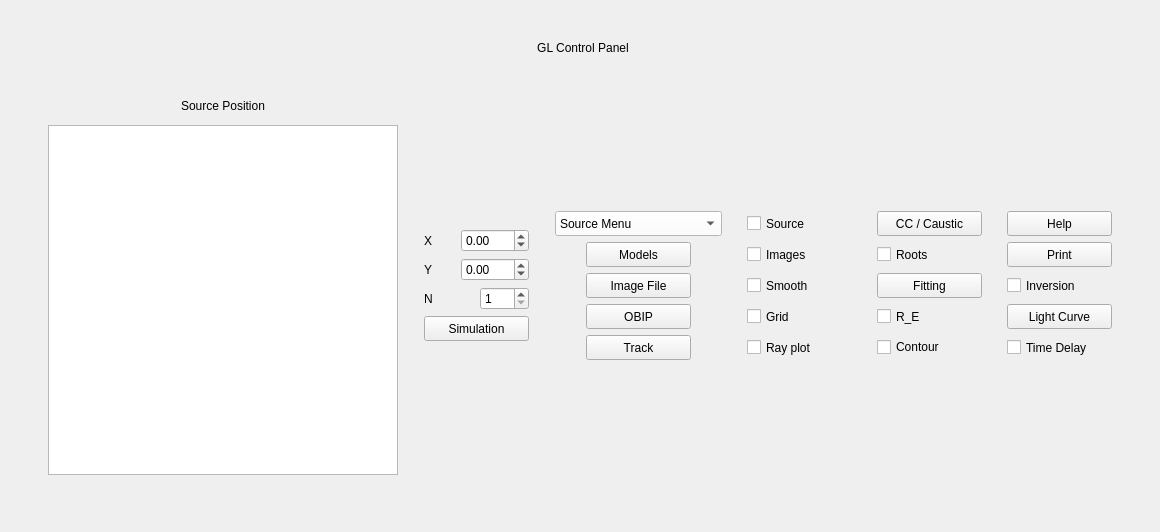
<?xml version="1.0" encoding="UTF-8"?>
<ui version="4.0">
 <class>MainWindow</class>
 <widget class="QMainWindow" name="MainWindow">
  <property name="geometry">
   <rect>
    <x>0</x>
    <y>0</y>
    <width>1160</width>
    <height>532</height>
   </rect>
  </property>
  <property name="sizePolicy">
   <sizepolicy hsizetype="Preferred" vsizetype="Preferred">
    <horstretch>0</horstretch>
    <verstretch>0</verstretch>
   </sizepolicy>
  </property>
  <property name="windowTitle">
   <string>GL Control Panel</string>
  </property>
  <widget class="QWidget" name="centralwidget">
   <layout class="QGridLayout" name="gridLayout_2">
    <item row="1" column="1">
     <spacer name="verticalSpacer_8">
      <property name="orientation">
       <enum>Qt::Vertical</enum>
      </property>
      <property name="sizeHint" stdset="0">
       <size>
        <width>20</width>
        <height>40</height>
       </size>
      </property>
     </spacer>
    </item>
    <item row="0" column="0">
     <spacer name="horizontalSpacer_5">
      <property name="orientation">
       <enum>Qt::Horizontal</enum>
      </property>
      <property name="sizeHint" stdset="0">
       <size>
        <width>40</width>
        <height>20</height>
       </size>
      </property>
     </spacer>
    </item>
    <item row="0" column="1">
     <layout class="QFormLayout" name="formLayout">
      <item row="0" column="1">
       <spacer name="verticalSpacer_7">
        <property name="orientation">
         <enum>Qt::Vertical</enum>
        </property>
        <property name="sizeHint" stdset="0">
         <size>
          <width>20</width>
          <height>40</height>
         </size>
        </property>
       </spacer>
      </item>
      <item row="1" column="1">
       <widget class="QLabel" name="label_5">
        <property name="text">
         <string>&lt;html&gt;&lt;head/&gt;&lt;body&gt;&lt;p align=&quot;center&quot;&gt;GL Control Panel&lt;/p&gt;&lt;/body&gt;&lt;/html&gt;</string>
        </property>
       </widget>
      </item>
      <item row="2" column="0" colspan="2">
       <layout class="QHBoxLayout" name="horizontalLayout_5">
        <item>
         <layout class="QVBoxLayout" name="verticalLayout_2">
          <item>
           <spacer name="verticalSpacer_5">
            <property name="orientation">
             <enum>Qt::Vertical</enum>
            </property>
            <property name="sizeHint" stdset="0">
             <size>
              <width>20</width>
              <height>40</height>
             </size>
            </property>
           </spacer>
          </item>
          <item>
           <widget class="QLabel" name="label_4">
            <property name="sizePolicy">
             <sizepolicy hsizetype="Preferred" vsizetype="Fixed">
              <horstretch>0</horstretch>
              <verstretch>0</verstretch>
             </sizepolicy>
            </property>
            <property name="minimumSize">
             <size>
              <width>0</width>
              <height>25</height>
             </size>
            </property>
            <property name="toolTip">
             <UInt>0</UInt>
            </property>
            <property name="text">
             <string>&lt;html&gt;&lt;head/&gt;&lt;body&gt;&lt;p align=&quot;center&quot;&gt;Source Position&lt;/p&gt;&lt;/body&gt;&lt;/html&gt;</string>
            </property>
           </widget>
          </item>
          <item>
           <widget class="QGraphicsView" name="graphicsView">
            <property name="minimumSize">
             <size>
              <width>350</width>
              <height>350</height>
             </size>
            </property>
            <property name="maximumSize">
             <size>
              <width>350</width>
              <height>350</height>
             </size>
            </property>
           </widget>
          </item>
          <item>
           <spacer name="verticalSpacer_6">
            <property name="orientation">
             <enum>Qt::Vertical</enum>
            </property>
            <property name="sizeHint" stdset="0">
             <size>
              <width>20</width>
              <height>40</height>
             </size>
            </property>
           </spacer>
          </item>
         </layout>
        </item>
        <item>
         <spacer name="horizontalSpacer_2">
          <property name="orientation">
           <enum>Qt::Horizontal</enum>
          </property>
          <property name="sizeType">
           <enum>QSizePolicy::Fixed</enum>
          </property>
          <property name="sizeHint" stdset="0">
           <size>
            <width>20</width>
            <height>20</height>
           </size>
          </property>
         </spacer>
        </item>
        <item>
         <layout class="QHBoxLayout" name="horizontalLayout_4">
          <item>
           <layout class="QGridLayout" name="gridLayout_3">
            <item row="0" column="0">
             <spacer name="verticalSpacer_2">
              <property name="orientation">
               <enum>Qt::Vertical</enum>
              </property>
              <property name="sizeHint" stdset="0">
               <size>
                <width>20</width>
                <height>40</height>
               </size>
              </property>
             </spacer>
            </item>
            <item row="1" column="0">
             <layout class="QHBoxLayout" name="horizontalLayout">
              <item>
               <widget class="QLabel" name="label">
                <property name="text">
                 <string>X</string>
                </property>
               </widget>
              </item>
              <item>
               <widget class="QDoubleSpinBox" name="XSpBox">
                <property name="accelerated">
                 <bool>true</bool>
                </property>
                <property name="minimum">
                 <double>-999.000000000000000</double>
                </property>
                <property name="maximum">
                 <double>999.000000000000000</double>
                </property>
                <property name="singleStep">
                 <double>0.010000000000000</double>
                </property>
               </widget>
              </item>
             </layout>
            </item>
            <item row="2" column="0">
             <layout class="QHBoxLayout" name="horizontalLayout_2">
              <item>
               <widget class="QLabel" name="label_2">
                <property name="text">
                 <string>Y</string>
                </property>
               </widget>
              </item>
              <item>
               <widget class="QDoubleSpinBox" name="YSpBox">
                <property name="accelerated">
                 <bool>true</bool>
                </property>
                <property name="minimum">
                 <double>-999.000000000000000</double>
                </property>
                <property name="maximum">
                 <double>999.000000000000000</double>
                </property>
                <property name="singleStep">
                 <double>0.010000000000000</double>
                </property>
               </widget>
              </item>
             </layout>
            </item>
            <item row="3" column="0">
             <layout class="QHBoxLayout" name="horizontalLayout_3">
              <item>
               <widget class="QLabel" name="label_3">
                <property name="text">
                 <string>N</string>
                </property>
               </widget>
              </item>
              <item>
               <widget class="QSpinBox" name="NSpBox">
                <property name="accelerated">
                 <bool>true</bool>
                </property>
                <property name="minimum">
                 <number>1</number>
                </property>
                <property name="maximum">
                 <number>10</number>
                </property>
               </widget>
              </item>
             </layout>
            </item>
            <item row="4" column="0">
             <widget class="QPushButton" name="SimulationBtn">
              <property name="sizePolicy">
               <sizepolicy hsizetype="Minimum" vsizetype="Minimum">
                <horstretch>0</horstretch>
                <verstretch>0</verstretch>
               </sizepolicy>
              </property>
              <property name="minimumSize">
               <size>
                <width>105</width>
                <height>25</height>
               </size>
              </property>
              <property name="maximumSize">
               <size>
                <width>105</width>
                <height>25</height>
               </size>
              </property>
              <property name="text">
               <string>Simulation</string>
              </property>
             </widget>
            </item>
            <item row="5" column="0">
             <spacer name="verticalSpacer">
              <property name="orientation">
               <enum>Qt::Vertical</enum>
              </property>
              <property name="sizeHint" stdset="0">
               <size>
                <width>20</width>
                <height>40</height>
               </size>
              </property>
             </spacer>
            </item>
           </layout>
          </item>
          <item>
           <spacer name="horizontalSpacer">
            <property name="orientation">
             <enum>Qt::Horizontal</enum>
            </property>
            <property name="sizeType">
             <enum>QSizePolicy::Fixed</enum>
            </property>
            <property name="sizeHint" stdset="0">
             <size>
              <width>20</width>
              <height>20</height>
             </size>
            </property>
           </spacer>
          </item>
          <item>
           <layout class="QGridLayout" name="gridLayout">
            <property name="sizeConstraint">
             <enum>QLayout::SetDefaultConstraint</enum>
            </property>
            <property name="leftMargin">
             <number>0</number>
            </property>
            <property name="topMargin">
             <number>25</number>
            </property>
            <property name="rightMargin">
             <number>0</number>
            </property>
            <property name="bottomMargin">
             <number>25</number>
            </property>
            <property name="horizontalSpacing">
             <number>25</number>
            </property>
            <property name="verticalSpacing">
             <number>6</number>
            </property>
            <item row="3" column="2">
             <widget class="QPushButton" name="FittingBtn">
              <property name="sizePolicy">
               <sizepolicy hsizetype="Minimum" vsizetype="Minimum">
                <horstretch>0</horstretch>
                <verstretch>0</verstretch>
               </sizepolicy>
              </property>
              <property name="minimumSize">
               <size>
                <width>105</width>
                <height>25</height>
               </size>
              </property>
              <property name="maximumSize">
               <size>
                <width>105</width>
                <height>25</height>
               </size>
              </property>
              <property name="text">
               <string>Fitting</string>
              </property>
             </widget>
            </item>
            <item row="4" column="1">
             <widget class="QCheckBox" name="GridChkBtn">
              <property name="sizePolicy">
               <sizepolicy hsizetype="Fixed" vsizetype="Fixed">
                <horstretch>0</horstretch>
                <verstretch>0</verstretch>
               </sizepolicy>
              </property>
              <property name="minimumSize">
               <size>
                <width>105</width>
                <height>25</height>
               </size>
              </property>
              <property name="text">
               <string>Grid</string>
              </property>
             </widget>
            </item>
            <item row="2" column="1">
             <widget class="QCheckBox" name="ImagesChkBtn">
              <property name="sizePolicy">
               <sizepolicy hsizetype="Fixed" vsizetype="Fixed">
                <horstretch>0</horstretch>
                <verstretch>0</verstretch>
               </sizepolicy>
              </property>
              <property name="minimumSize">
               <size>
                <width>105</width>
                <height>25</height>
               </size>
              </property>
              <property name="text">
               <string>Images</string>
              </property>
             </widget>
            </item>
            <item row="5" column="3">
             <widget class="QCheckBox" name="TimeDelayChkBtn">
              <property name="sizePolicy">
               <sizepolicy hsizetype="Fixed" vsizetype="Fixed">
                <horstretch>0</horstretch>
                <verstretch>0</verstretch>
               </sizepolicy>
              </property>
              <property name="minimumSize">
               <size>
                <width>105</width>
                <height>25</height>
               </size>
              </property>
              <property name="text">
               <string>Time Delay</string>
              </property>
             </widget>
            </item>
            <item row="0" column="2">
             <spacer name="verticalSpacer_3">
              <property name="orientation">
               <enum>Qt::Vertical</enum>
              </property>
              <property name="sizeHint" stdset="0">
               <size>
                <width>20</width>
                <height>40</height>
               </size>
              </property>
             </spacer>
            </item>
            <item row="3" column="3">
             <widget class="QCheckBox" name="InversionChkBtn">
              <property name="sizePolicy">
               <sizepolicy hsizetype="Fixed" vsizetype="Fixed">
                <horstretch>0</horstretch>
                <verstretch>0</verstretch>
               </sizepolicy>
              </property>
              <property name="minimumSize">
               <size>
                <width>105</width>
                <height>25</height>
               </size>
              </property>
              <property name="text">
               <string>Inversion</string>
              </property>
             </widget>
            </item>
            <item row="1" column="1">
             <widget class="QCheckBox" name="SourceChkBtn">
              <property name="sizePolicy">
               <sizepolicy hsizetype="Fixed" vsizetype="Fixed">
                <horstretch>0</horstretch>
                <verstretch>0</verstretch>
               </sizepolicy>
              </property>
              <property name="minimumSize">
               <size>
                <width>105</width>
                <height>25</height>
               </size>
              </property>
              <property name="text">
               <string>Source</string>
              </property>
             </widget>
            </item>
            <item row="4" column="2">
             <widget class="QCheckBox" name="R_EChkBtn">
              <property name="sizePolicy">
               <sizepolicy hsizetype="Fixed" vsizetype="Fixed">
                <horstretch>0</horstretch>
                <verstretch>0</verstretch>
               </sizepolicy>
              </property>
              <property name="minimumSize">
               <size>
                <width>105</width>
                <height>25</height>
               </size>
              </property>
              <property name="text">
               <string>R_E</string>
              </property>
             </widget>
            </item>
            <item row="3" column="1">
             <widget class="QCheckBox" name="SmoothChkBtn">
              <property name="sizePolicy">
               <sizepolicy hsizetype="Fixed" vsizetype="Fixed">
                <horstretch>0</horstretch>
                <verstretch>0</verstretch>
               </sizepolicy>
              </property>
              <property name="minimumSize">
               <size>
                <width>105</width>
                <height>25</height>
               </size>
              </property>
              <property name="text">
               <string>Smooth</string>
              </property>
             </widget>
            </item>
            <item row="1" column="3">
             <widget class="QPushButton" name="HelpBtn">
              <property name="sizePolicy">
               <sizepolicy hsizetype="Minimum" vsizetype="Minimum">
                <horstretch>0</horstretch>
                <verstretch>0</verstretch>
               </sizepolicy>
              </property>
              <property name="minimumSize">
               <size>
                <width>105</width>
                <height>25</height>
               </size>
              </property>
              <property name="maximumSize">
               <size>
                <width>105</width>
                <height>25</height>
               </size>
              </property>
              <property name="text">
               <string>Help</string>
              </property>
             </widget>
            </item>
            <item row="5" column="0" alignment="Qt::AlignHCenter">
             <widget class="QPushButton" name="TrackBtn">
              <property name="sizePolicy">
               <sizepolicy hsizetype="Minimum" vsizetype="Minimum">
                <horstretch>0</horstretch>
                <verstretch>0</verstretch>
               </sizepolicy>
              </property>
              <property name="minimumSize">
               <size>
                <width>105</width>
                <height>25</height>
               </size>
              </property>
              <property name="maximumSize">
               <size>
                <width>105</width>
                <height>25</height>
               </size>
              </property>
              <property name="text">
               <string>Track</string>
              </property>
             </widget>
            </item>
            <item row="5" column="1">
             <widget class="QCheckBox" name="RayPlotChkBtn">
              <property name="sizePolicy">
               <sizepolicy hsizetype="Fixed" vsizetype="Fixed">
                <horstretch>0</horstretch>
                <verstretch>0</verstretch>
               </sizepolicy>
              </property>
              <property name="minimumSize">
               <size>
                <width>105</width>
                <height>25</height>
               </size>
              </property>
              <property name="text">
               <string>Ray plot</string>
              </property>
             </widget>
            </item>
            <item row="1" column="0">
             <widget class="QComboBox" name="SourceMenuCmBox">
              <property name="sizePolicy">
               <sizepolicy hsizetype="Fixed" vsizetype="Fixed">
                <horstretch>0</horstretch>
                <verstretch>0</verstretch>
               </sizepolicy>
              </property>
              <property name="minimumSize">
               <size>
                <width>167</width>
                <height>25</height>
               </size>
              </property>
              <property name="maximumSize">
               <size>
                <width>200</width>
                <height>16777215</height>
               </size>
              </property>
              <property name="styleSheet">
               <string notr="true">color: rgb(0, 0, 0);
background-color: rgb(255, 255, 255);</string>
              </property>
              <property name="maxVisibleItems">
               <number>20</number>
              </property>
              <property name="sizeAdjustPolicy">
               <enum>QComboBox::AdjustToContents</enum>
              </property>
              <property name="placeholderText">
               <string/>
              </property>
              <item>
               <property name="text">
                <string>Source Menu</string>
               </property>
              </item>
              <item>
               <property name="text">
                <string>Filled Circle</string>
               </property>
              </item>
              <item>
               <property name="text">
                <string>Colour. Rings</string>
               </property>
              </item>
              <item>
               <property name="text">
                <string>Image File</string>
               </property>
              </item>
             </widget>
            </item>
            <item row="3" column="0" alignment="Qt::AlignHCenter">
             <widget class="QPushButton" name="ImageFileBtn">
              <property name="sizePolicy">
               <sizepolicy hsizetype="Minimum" vsizetype="Minimum">
                <horstretch>0</horstretch>
                <verstretch>0</verstretch>
               </sizepolicy>
              </property>
              <property name="minimumSize">
               <size>
                <width>105</width>
                <height>25</height>
               </size>
              </property>
              <property name="maximumSize">
               <size>
                <width>105</width>
                <height>25</height>
               </size>
              </property>
              <property name="layoutDirection">
               <enum>Qt::LeftToRight</enum>
              </property>
              <property name="text">
               <string>Image File</string>
              </property>
             </widget>
            </item>
            <item row="2" column="2">
             <widget class="QCheckBox" name="RootsChkBtn">
              <property name="sizePolicy">
               <sizepolicy hsizetype="Fixed" vsizetype="Fixed">
                <horstretch>0</horstretch>
                <verstretch>0</verstretch>
               </sizepolicy>
              </property>
              <property name="minimumSize">
               <size>
                <width>105</width>
                <height>25</height>
               </size>
              </property>
              <property name="text">
               <string>Roots</string>
              </property>
             </widget>
            </item>
            <item row="4" column="0" alignment="Qt::AlignHCenter">
             <widget class="QPushButton" name="OBIPBtn">
              <property name="sizePolicy">
               <sizepolicy hsizetype="Minimum" vsizetype="Minimum">
                <horstretch>0</horstretch>
                <verstretch>0</verstretch>
               </sizepolicy>
              </property>
              <property name="minimumSize">
               <size>
                <width>105</width>
                <height>25</height>
               </size>
              </property>
              <property name="maximumSize">
               <size>
                <width>105</width>
                <height>25</height>
               </size>
              </property>
              <property name="text">
               <string>OBIP</string>
              </property>
             </widget>
            </item>
            <item row="4" column="3">
             <widget class="QPushButton" name="LightCurveBtn">
              <property name="sizePolicy">
               <sizepolicy hsizetype="Minimum" vsizetype="Minimum">
                <horstretch>0</horstretch>
                <verstretch>0</verstretch>
               </sizepolicy>
              </property>
              <property name="minimumSize">
               <size>
                <width>105</width>
                <height>25</height>
               </size>
              </property>
              <property name="maximumSize">
               <size>
                <width>105</width>
                <height>25</height>
               </size>
              </property>
              <property name="text">
               <string>Light Curve</string>
              </property>
             </widget>
            </item>
            <item row="1" column="2">
             <widget class="QPushButton" name="CausticBtn">
              <property name="sizePolicy">
               <sizepolicy hsizetype="Minimum" vsizetype="Minimum">
                <horstretch>0</horstretch>
                <verstretch>0</verstretch>
               </sizepolicy>
              </property>
              <property name="minimumSize">
               <size>
                <width>105</width>
                <height>25</height>
               </size>
              </property>
              <property name="maximumSize">
               <size>
                <width>105</width>
                <height>25</height>
               </size>
              </property>
              <property name="text">
               <string>CC / Caustic</string>
              </property>
             </widget>
            </item>
            <item row="6" column="2">
             <spacer name="verticalSpacer_4">
              <property name="orientation">
               <enum>Qt::Vertical</enum>
              </property>
              <property name="sizeHint" stdset="0">
               <size>
                <width>20</width>
                <height>40</height>
               </size>
              </property>
             </spacer>
            </item>
            <item row="5" column="2">
             <widget class="QCheckBox" name="ContourChkBtn">
              <property name="text">
               <string>Contour</string>
              </property>
             </widget>
            </item>
            <item row="2" column="0" alignment="Qt::AlignHCenter">
             <widget class="QPushButton" name="ModelsBtn">
              <property name="sizePolicy">
               <sizepolicy hsizetype="Minimum" vsizetype="Minimum">
                <horstretch>0</horstretch>
                <verstretch>0</verstretch>
               </sizepolicy>
              </property>
              <property name="minimumSize">
               <size>
                <width>105</width>
                <height>25</height>
               </size>
              </property>
              <property name="maximumSize">
               <size>
                <width>105</width>
                <height>25</height>
               </size>
              </property>
              <property name="text">
               <string>Models</string>
              </property>
             </widget>
            </item>
            <item row="2" column="3">
             <widget class="QPushButton" name="PrintBtn">
              <property name="sizePolicy">
               <sizepolicy hsizetype="Minimum" vsizetype="Minimum">
                <horstretch>105</horstretch>
                <verstretch>25</verstretch>
               </sizepolicy>
              </property>
              <property name="minimumSize">
               <size>
                <width>105</width>
                <height>25</height>
               </size>
              </property>
              <property name="maximumSize">
               <size>
                <width>105</width>
                <height>25</height>
               </size>
              </property>
              <property name="text">
               <string>Print</string>
              </property>
             </widget>
            </item>
           </layout>
          </item>
         </layout>
        </item>
       </layout>
      </item>
     </layout>
    </item>
    <item row="0" column="2">
     <spacer name="horizontalSpacer_4">
      <property name="orientation">
       <enum>Qt::Horizontal</enum>
      </property>
      <property name="sizeHint" stdset="0">
       <size>
        <width>40</width>
        <height>20</height>
       </size>
      </property>
     </spacer>
    </item>
   </layout>
  </widget>
 </widget>
 <resources/>
 <connections/>
</ui>
